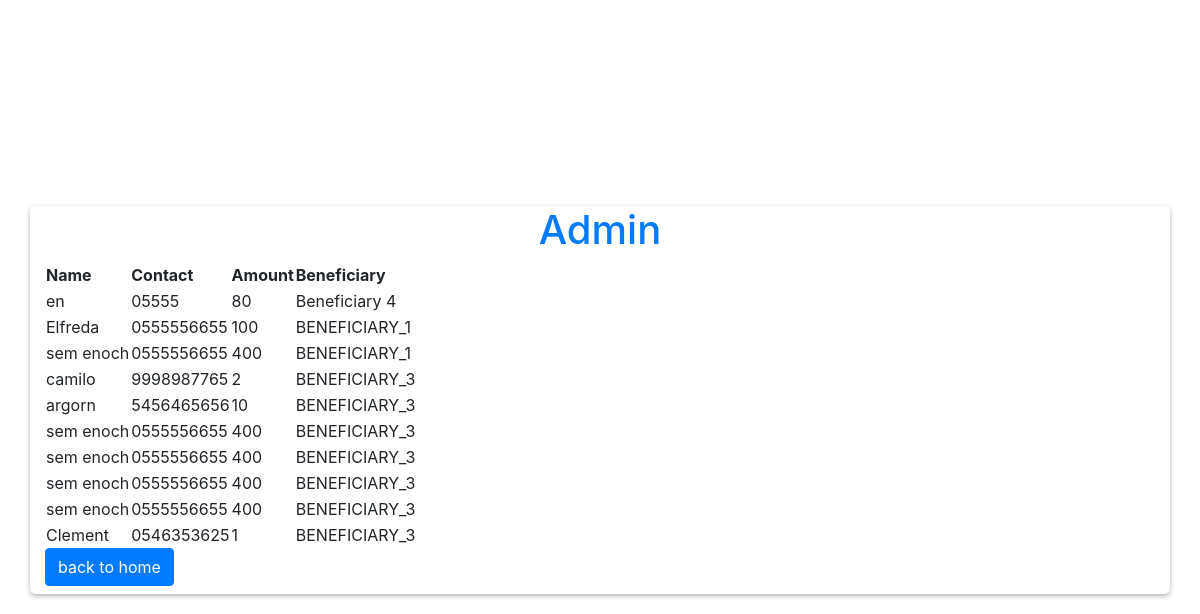
The app's page /admin, older data.
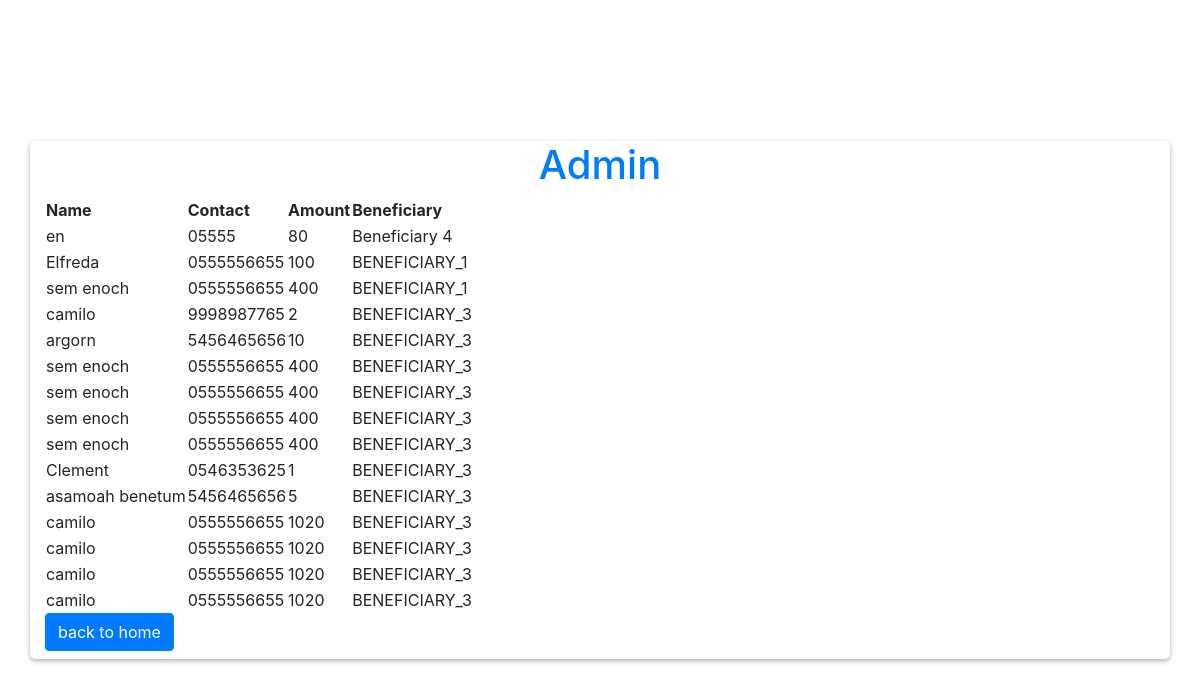
The same page, newer data.
### tables this page shows
CREATE TABLE contributor(
    id INTEGER PRIMARY KEY AUTOINCREMENT,
    name TEXT NOT NULL, 
	contact TEXT NOT NULL,
	amount TEXT NOT NULL,
	beneficiary TEXT NOT NULL
    );

### app.py (the view)
@app.route("/admin")
def admin():
    db = DB()
    contributors = db.select_all(TABLE_NAME)
    lenght = len(contributors)
    return render_template("admin.html", contributors = contributors, lenght = lenght)

### db.py (called while the page is built)
    def select_all(self,tb_name):
        self.cur.execute("SELECT * FROM {}".format(tb_name))
        data = self.cur.fetchall()
        return data

### templates/admin.html (shortened to what this page needs)
{% extends "base.html" %}
{% block body %}
<div class="container pb-2">
    <div class="text-primary text-center"><h1>Admin</h1></div>
        <div id="tb_rapper">
            <table id="table_id" class="display">
                <thead>
                    <tr>
                        <th>Name</th>
                        <th>Contact</th>
                        <th>Amount</th>
                        <th>Beneficiary</th>
                    </tr>
                </thead>
                <tbody>
                    {% if lenght >0 %}
                    {% for contributor in range(lenght)%}
                    <tr>
                        <td>{{contributors[contributor][1]}}</td>
                        <td>{{contributors[contributor][2]}}</td>
                        <td>{{contributors[contributor][3]}}</td>
                        <td>{{contributors[contributor][4]}}</td>
                    </tr>
                    {% else %}
                    <tr>
                        <center><td>No Contributions Yet</td></center>
                    </tr>
                    {% endfor%}
                    {% endif%}
                </tbody>
            </table>
        </div>
        <a class="btn btn-primary mr-3" href="/">back to home</a>
</div>
{% endblock %}

### templates/base.html (shortened to what this page needs)
<!DOCTYPE html>
<html>
<head>
	<link rel="stylesheet" href="https://maxcdn.bootstrapcdn.com/bootstrap/4.0.0/css/bootstrap.min.css">
	<link rel="stylesheet" href="/static/css/style.css">
    <link rel="stylesheet" type="text/css" href="https://cdn.datatables.net/1.10.25/css/jquery.dataTables.css">
    <link rel="stylesheet" href="https://cdnjs.cloudflare.com/ajax/libs/twitter-bootstrap/4.5.2/css/bootstrap.css">
    <link rel="stylesheet" href="https://cdn.datatables.net/1.10.25/css/dataTables.bootstrap4.min.css">
    <link rel="stylesheet" href="https://cdn.datatables.net/buttons/1.7.1/css/buttons.bootstrap4.min.css">
</head>
<body class="">
    {% block body%}
    {% endblock %}
</body>
</html>

### static/css/style.css (style rules this page uses)
body { display: flex; align-items: center; justify-content: center; min-height: 100vh; margin: 0; }
.container { border-radius: 5px; box-shadow: 0 2px 5px rgba(0, 0, 0, 0.3); overflow: hidden; width: 600px; max-width: 100%; }

Row changes from the older to the newer data that the page shows:
added contributor: name "asamoah benetum", contact "5456465656", amount "5", beneficiary "BENEFICIARY_3"
added contributor: name "camilo", contact "0555556655", amount "1020", beneficiary "BENEFICIARY_3"
added contributor: name "camilo", contact "0555556655", amount "1020", beneficiary "BENEFICIARY_3"
added contributor: name "camilo", contact "0555556655", amount "1020", beneficiary "BENEFICIARY_3"
added contributor: name "camilo", contact "0555556655", amount "1020", beneficiary "BENEFICIARY_3"
